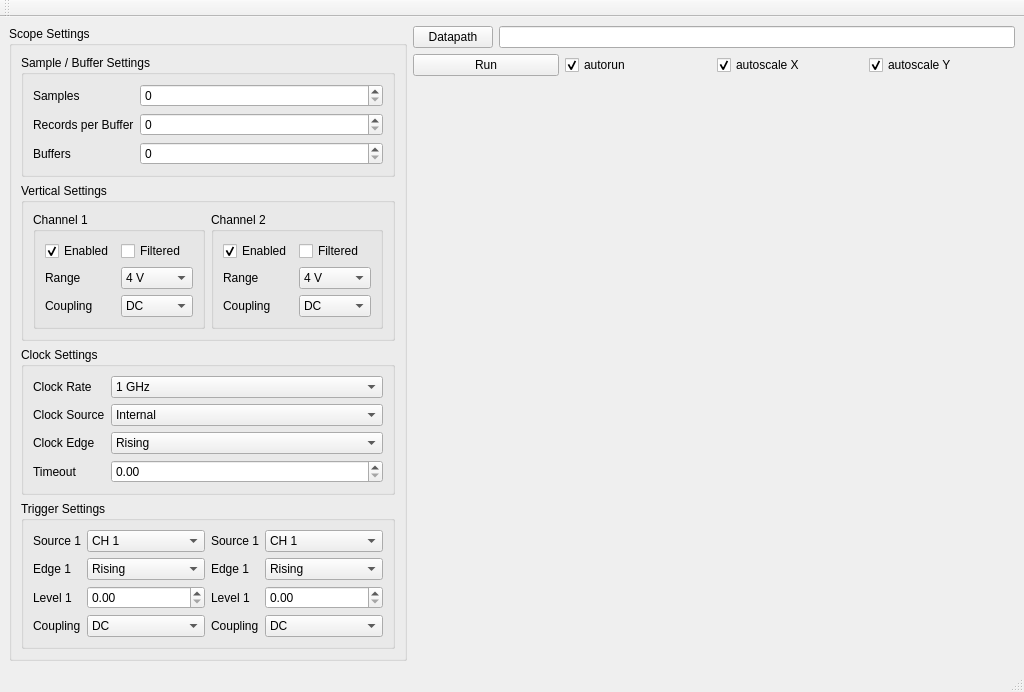
<?xml version="1.0" encoding="UTF-8"?>
<ui version="4.0">
 <class>MainWindow</class>
 <widget class="QMainWindow" name="MainWindow">
  <property name="geometry">
   <rect>
    <x>0</x>
    <y>0</y>
    <width>1024</width>
    <height>641</height>
   </rect>
  </property>
  <property name="windowTitle">
   <string>MainWindow</string>
  </property>
  <widget class="QWidget" name="centralwidget">
   <layout class="QHBoxLayout" name="horizontalLayout_5">
    <item>
     <widget class="QGroupBox" name="ScopeSettings">
      <property name="title">
       <string>Scope Settings</string>
      </property>
      <layout class="QVBoxLayout" name="verticalLayout_5">
       <item>
        <widget class="QGroupBox" name="SampleSettings">
         <property name="title">
          <string>Sample / Buffer Settings</string>
         </property>
         <layout class="QGridLayout" name="gridLayout">
          <item row="0" column="0">
           <layout class="QFormLayout" name="formLayout">
            <property name="fieldGrowthPolicy">
             <enum>QFormLayout::AllNonFixedFieldsGrow</enum>
            </property>
            <item row="0" column="0">
             <widget class="QLabel" name="label">
              <property name="text">
               <string>Samples</string>
              </property>
             </widget>
            </item>
            <item row="0" column="1">
             <widget class="QSpinBox" name="samplesSpinBox"/>
            </item>
            <item row="1" column="0">
             <widget class="QLabel" name="label_2">
              <property name="text">
               <string>Records per Buffer</string>
              </property>
             </widget>
            </item>
            <item row="1" column="1">
             <widget class="QSpinBox" name="recordsperbufferSpinBox"/>
            </item>
            <item row="2" column="0">
             <widget class="QLabel" name="label_3">
              <property name="text">
               <string>Buffers</string>
              </property>
             </widget>
            </item>
            <item row="2" column="1">
             <widget class="QSpinBox" name="buffersSpinBox"/>
            </item>
           </layout>
          </item>
         </layout>
        </widget>
       </item>
       <item>
        <widget class="QGroupBox" name="VerticalSettings">
         <property name="title">
          <string>Vertical Settings</string>
         </property>
         <layout class="QHBoxLayout" name="horizontalLayout_2">
          <item>
           <widget class="QGroupBox" name="Ch1Vertical">
            <property name="title">
             <string>Channel 1</string>
            </property>
            <layout class="QVBoxLayout" name="verticalLayout_3">
             <item>
              <layout class="QFormLayout" name="formLayout_5">
               <property name="fieldGrowthPolicy">
                <enum>QFormLayout::AllNonFixedFieldsGrow</enum>
               </property>
               <item row="0" column="0">
                <widget class="QCheckBox" name="ch1_enabledCheckBox">
                 <property name="text">
                  <string>Enabled</string>
                 </property>
                 <property name="checked">
                  <bool>true</bool>
                 </property>
                </widget>
               </item>
               <item row="0" column="1">
                <widget class="QCheckBox" name="ch1_filteredCheckBox">
                 <property name="text">
                  <string>Filtered</string>
                 </property>
                </widget>
               </item>
               <item row="1" column="0">
                <widget class="QLabel" name="label_16">
                 <property name="text">
                  <string>Range</string>
                 </property>
                </widget>
               </item>
               <item row="1" column="1">
                <widget class="QComboBox" name="ch1_rangeComboBox">
                 <item>
                  <property name="text">
                   <string>4 V</string>
                  </property>
                 </item>
                 <item>
                  <property name="text">
                   <string>2 V</string>
                  </property>
                 </item>
                 <item>
                  <property name="text">
                   <string>1 V</string>
                  </property>
                 </item>
                 <item>
                  <property name="text">
                   <string>400 mV</string>
                  </property>
                 </item>
                 <item>
                  <property name="text">
                   <string>200 mV</string>
                  </property>
                 </item>
                 <item>
                  <property name="text">
                   <string>100 mV</string>
                  </property>
                 </item>
                 <item>
                  <property name="text">
                   <string>40 mV</string>
                  </property>
                 </item>
                </widget>
               </item>
               <item row="2" column="0">
                <widget class="QLabel" name="label_17">
                 <property name="text">
                  <string>Coupling</string>
                 </property>
                </widget>
               </item>
               <item row="2" column="1">
                <widget class="QComboBox" name="ch1_couplingComboBox">
                 <item>
                  <property name="text">
                   <string>DC</string>
                  </property>
                 </item>
                 <item>
                  <property name="text">
                   <string>AC</string>
                  </property>
                 </item>
                </widget>
               </item>
              </layout>
             </item>
            </layout>
           </widget>
          </item>
          <item>
           <widget class="QGroupBox" name="Ch2Vertical">
            <property name="title">
             <string>Channel 2</string>
            </property>
            <layout class="QVBoxLayout" name="verticalLayout_4">
             <item>
              <layout class="QFormLayout" name="formLayout_6">
               <property name="fieldGrowthPolicy">
                <enum>QFormLayout::AllNonFixedFieldsGrow</enum>
               </property>
               <item row="0" column="0">
                <widget class="QCheckBox" name="ch2_enabledCheckBox">
                 <property name="text">
                  <string>Enabled</string>
                 </property>
                 <property name="checked">
                  <bool>true</bool>
                 </property>
                </widget>
               </item>
               <item row="0" column="1">
                <widget class="QCheckBox" name="ch2_filteredCheckBox">
                 <property name="text">
                  <string>Filtered</string>
                 </property>
                </widget>
               </item>
               <item row="1" column="0">
                <widget class="QLabel" name="label_18">
                 <property name="text">
                  <string>Range</string>
                 </property>
                </widget>
               </item>
               <item row="1" column="1">
                <widget class="QComboBox" name="ch2_rangeComboBox">
                 <item>
                  <property name="text">
                   <string>4 V</string>
                  </property>
                 </item>
                 <item>
                  <property name="text">
                   <string>2 V</string>
                  </property>
                 </item>
                 <item>
                  <property name="text">
                   <string>1 V</string>
                  </property>
                 </item>
                 <item>
                  <property name="text">
                   <string>400 mV</string>
                  </property>
                 </item>
                 <item>
                  <property name="text">
                   <string>200 mV</string>
                  </property>
                 </item>
                 <item>
                  <property name="text">
                   <string>100 mV</string>
                  </property>
                 </item>
                 <item>
                  <property name="text">
                   <string>40 mV</string>
                  </property>
                 </item>
                </widget>
               </item>
               <item row="2" column="0">
                <widget class="QLabel" name="label_19">
                 <property name="text">
                  <string>Coupling</string>
                 </property>
                </widget>
               </item>
               <item row="2" column="1">
                <widget class="QComboBox" name="ch2_couplingComboBox">
                 <item>
                  <property name="text">
                   <string>DC</string>
                  </property>
                 </item>
                 <item>
                  <property name="text">
                   <string>AC</string>
                  </property>
                 </item>
                </widget>
               </item>
              </layout>
             </item>
            </layout>
           </widget>
          </item>
         </layout>
        </widget>
       </item>
       <item>
        <widget class="QGroupBox" name="ClockSettings">
         <property name="title">
          <string>Clock Settings</string>
         </property>
         <layout class="QVBoxLayout" name="verticalLayout">
          <item>
           <layout class="QFormLayout" name="formLayout_2">
            <property name="fieldGrowthPolicy">
             <enum>QFormLayout::AllNonFixedFieldsGrow</enum>
            </property>
            <item row="0" column="0">
             <widget class="QLabel" name="label_6">
              <property name="text">
               <string>Clock Rate</string>
              </property>
             </widget>
            </item>
            <item row="0" column="1">
             <widget class="QComboBox" name="samplerateComboBox">
              <item>
               <property name="text">
                <string>1 GHz</string>
               </property>
              </item>
              <item>
               <property name="text">
                <string>500 MHz</string>
               </property>
              </item>
              <item>
               <property name="text">
                <string>250 MHz</string>
               </property>
              </item>
              <item>
               <property name="text">
                <string>100 MHz</string>
               </property>
              </item>
              <item>
               <property name="text">
                <string>50 MHz</string>
               </property>
              </item>
              <item>
               <property name="text">
                <string>20 MHz</string>
               </property>
              </item>
              <item>
               <property name="text">
                <string>10 MHz</string>
               </property>
              </item>
              <item>
               <property name="text">
                <string>5 MHz</string>
               </property>
              </item>
              <item>
               <property name="text">
                <string>2 MHz</string>
               </property>
              </item>
              <item>
               <property name="text">
                <string>1 MHz</string>
               </property>
              </item>
              <item>
               <property name="text">
                <string>20 kHz</string>
               </property>
              </item>
              <item>
               <property name="text">
                <string>10 kHz</string>
               </property>
              </item>
              <item>
               <property name="text">
                <string>5 kHz</string>
               </property>
              </item>
              <item>
               <property name="text">
                <string>2 kHz</string>
               </property>
              </item>
              <item>
               <property name="text">
                <string>1 kHz</string>
               </property>
              </item>
             </widget>
            </item>
            <item row="1" column="0">
             <widget class="QLabel" name="label_4">
              <property name="text">
               <string>Clock Source</string>
              </property>
             </widget>
            </item>
            <item row="1" column="1">
             <widget class="QComboBox" name="clocksourceComboBox">
              <item>
               <property name="text">
                <string>Internal</string>
               </property>
              </item>
              <item>
               <property name="text">
                <string>Reference</string>
               </property>
              </item>
              <item>
               <property name="text">
                <string>60 MHz</string>
               </property>
              </item>
              <item>
               <property name="text">
                <string>1 GHz</string>
               </property>
              </item>
             </widget>
            </item>
            <item row="2" column="0">
             <widget class="QLabel" name="label_5">
              <property name="text">
               <string>Clock Edge</string>
              </property>
             </widget>
            </item>
            <item row="2" column="1">
             <widget class="QComboBox" name="clockedgeComboBox">
              <item>
               <property name="text">
                <string>Rising</string>
               </property>
              </item>
              <item>
               <property name="text">
                <string>Falling</string>
               </property>
              </item>
             </widget>
            </item>
            <item row="3" column="0">
             <widget class="QLabel" name="label_10">
              <property name="text">
               <string>Timeout</string>
              </property>
             </widget>
            </item>
            <item row="3" column="1">
             <widget class="QDoubleSpinBox" name="timeoutSpinBox"/>
            </item>
           </layout>
          </item>
         </layout>
        </widget>
       </item>
       <item>
        <widget class="QGroupBox" name="TriggerSettings">
         <property name="title">
          <string>Trigger Settings</string>
         </property>
         <layout class="QHBoxLayout" name="horizontalLayout">
          <item>
           <layout class="QFormLayout" name="formLayout_3">
            <property name="fieldGrowthPolicy">
             <enum>QFormLayout::AllNonFixedFieldsGrow</enum>
            </property>
            <item row="0" column="0">
             <widget class="QLabel" name="label_7">
              <property name="text">
               <string>Source 1</string>
              </property>
             </widget>
            </item>
            <item row="0" column="1">
             <widget class="QComboBox" name="comboBox_4">
              <item>
               <property name="text">
                <string>CH 1</string>
               </property>
              </item>
              <item>
               <property name="text">
                <string>CH 2</string>
               </property>
              </item>
              <item>
               <property name="text">
                <string>External</string>
               </property>
              </item>
              <item>
               <property name="text">
                <string>Disabled</string>
               </property>
              </item>
             </widget>
            </item>
            <item row="1" column="1">
             <widget class="QComboBox" name="comboBox_5">
              <item>
               <property name="text">
                <string>Rising</string>
               </property>
              </item>
              <item>
               <property name="text">
                <string>Falling</string>
               </property>
              </item>
             </widget>
            </item>
            <item row="2" column="0">
             <widget class="QLabel" name="label_9">
              <property name="text">
               <string>Level 1</string>
              </property>
             </widget>
            </item>
            <item row="2" column="1">
             <widget class="QDoubleSpinBox" name="ch1_triglevelSpinBox"/>
            </item>
            <item row="3" column="0">
             <widget class="QLabel" name="label_11">
              <property name="text">
               <string>Coupling</string>
              </property>
             </widget>
            </item>
            <item row="3" column="1">
             <widget class="QComboBox" name="comboBox_7">
              <item>
               <property name="text">
                <string>DC</string>
               </property>
              </item>
              <item>
               <property name="text">
                <string>AC</string>
               </property>
              </item>
             </widget>
            </item>
            <item row="1" column="0">
             <widget class="QLabel" name="label_8">
              <property name="text">
               <string>Edge 1</string>
              </property>
             </widget>
            </item>
           </layout>
          </item>
          <item>
           <layout class="QFormLayout" name="formLayout_4">
            <property name="fieldGrowthPolicy">
             <enum>QFormLayout::AllNonFixedFieldsGrow</enum>
            </property>
            <item row="0" column="0">
             <widget class="QLabel" name="label_12">
              <property name="text">
               <string>Source 1</string>
              </property>
             </widget>
            </item>
            <item row="0" column="1">
             <widget class="QComboBox" name="comboBox_6">
              <item>
               <property name="text">
                <string>CH 1</string>
               </property>
              </item>
              <item>
               <property name="text">
                <string>CH 2</string>
               </property>
              </item>
              <item>
               <property name="text">
                <string>External</string>
               </property>
              </item>
              <item>
               <property name="text">
                <string>Disabled</string>
               </property>
              </item>
             </widget>
            </item>
            <item row="1" column="1">
             <widget class="QComboBox" name="comboBox_8">
              <item>
               <property name="text">
                <string>Rising</string>
               </property>
              </item>
              <item>
               <property name="text">
                <string>Falling</string>
               </property>
              </item>
             </widget>
            </item>
            <item row="2" column="0">
             <widget class="QLabel" name="label_13">
              <property name="text">
               <string>Level 1</string>
              </property>
             </widget>
            </item>
            <item row="2" column="1">
             <widget class="QDoubleSpinBox" name="ch1_triglevelSpinBox_2"/>
            </item>
            <item row="3" column="0">
             <widget class="QLabel" name="label_14">
              <property name="text">
               <string>Coupling</string>
              </property>
             </widget>
            </item>
            <item row="3" column="1">
             <widget class="QComboBox" name="comboBox_9">
              <item>
               <property name="text">
                <string>DC</string>
               </property>
              </item>
              <item>
               <property name="text">
                <string>AC</string>
               </property>
              </item>
             </widget>
            </item>
            <item row="1" column="0">
             <widget class="QLabel" name="label_15">
              <property name="text">
               <string>Edge 1</string>
              </property>
             </widget>
            </item>
           </layout>
          </item>
         </layout>
        </widget>
       </item>
      </layout>
     </widget>
    </item>
    <item>
     <layout class="QVBoxLayout" name="verticalLayout_2">
      <item>
       <layout class="QHBoxLayout" name="horizontalLayout_3">
        <item>
         <widget class="QPushButton" name="datapathButton">
          <property name="text">
           <string>Datapath</string>
          </property>
         </widget>
        </item>
        <item>
         <widget class="QLineEdit" name="lineEdit"/>
        </item>
       </layout>
      </item>
      <item>
       <layout class="QHBoxLayout" name="horizontalLayout_4">
        <item>
         <widget class="QPushButton" name="runButton">
          <property name="text">
           <string>Run</string>
          </property>
         </widget>
        </item>
        <item>
         <widget class="QCheckBox" name="autorunCheckBox">
          <property name="text">
           <string>autorun</string>
          </property>
          <property name="checked">
           <bool>true</bool>
          </property>
         </widget>
        </item>
        <item>
         <widget class="QCheckBox" name="x_autoscaleCheckBox">
          <property name="text">
           <string>autoscale X</string>
          </property>
          <property name="checked">
           <bool>true</bool>
          </property>
         </widget>
        </item>
        <item>
         <widget class="QCheckBox" name="y_autoscaleCheckBox">
          <property name="text">
           <string>autoscale Y</string>
          </property>
          <property name="checked">
           <bool>true</bool>
          </property>
         </widget>
        </item>
       </layout>
      </item>
      <item>
       <widget class="CurveWidget" name="curvewidget">
        <property name="orientation">
         <enum>Qt::Horizontal</enum>
        </property>
       </widget>
      </item>
     </layout>
    </item>
   </layout>
  </widget>
  <widget class="QMenuBar" name="menubar">
   <property name="geometry">
    <rect>
     <x>0</x>
     <y>0</y>
     <width>1024</width>
     <height>22</height>
    </rect>
   </property>
  </widget>
  <widget class="QStatusBar" name="statusbar"/>
  <widget class="QToolBar" name="toolBar">
   <property name="windowTitle">
    <string>toolBar</string>
   </property>
   <attribute name="toolBarArea">
    <enum>TopToolBarArea</enum>
   </attribute>
   <attribute name="toolBarBreak">
    <bool>false</bool>
   </attribute>
  </widget>
 </widget>
 <customwidgets>
  <customwidget>
   <class>CurveWidget</class>
   <extends>QSplitter</extends>
   <header>guiqwt.plot</header>
  </customwidget>
 </customwidgets>
 <resources/>
 <connections/>
</ui>
